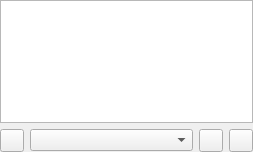
<?xml version="1.0" encoding="UTF-8"?>
<ui version="4.0">
 <class>PlaylistsPage</class>
 <widget class="QWidget" name="PlaylistsPage">
  <property name="geometry">
   <rect>
    <x>0</x>
    <y>0</y>
    <width>253</width>
    <height>152</height>
   </rect>
  </property>
  <property name="windowTitle">
   <string>Form</string>
  </property>
  <layout class="QGridLayout" name="gridLayout">
   <property name="margin">
    <number>0</number>
   </property>
   <item row="0" column="0" colspan="4">
    <widget class="ItemView" name="view"/>
   </item>
   <item row="1" column="0">
    <widget class="QToolButton" name="libraryUpdate"/>
   </item>
   <item row="1" column="1">
    <widget class="GenreCombo" name="genreCombo"/>
   </item>
   <item row="1" column="2">
    <widget class="QToolButton" name="menuButton"/>
   </item>
   <item row="1" column="3">
    <widget class="QToolButton" name="replacePlayQueue"/>
   </item>
  </layout>
 </widget>
 <customwidgets>
  <customwidget>
   <class>ItemView</class>
   <extends>QTreeView</extends>
   <header>itemview.h</header>
  </customwidget>
  <customwidget>
   <class>LineEdit</class>
   <extends>QLineEdit</extends>
   <header>lineedit.h</header>
  </customwidget>
  <customwidget>
   <class>GenreCombo</class>
   <extends>QComboBox</extends>
   <header>genrecombo.h</header>
  </customwidget>
 </customwidgets>
 <resources/>
 <connections/>
</ui>
